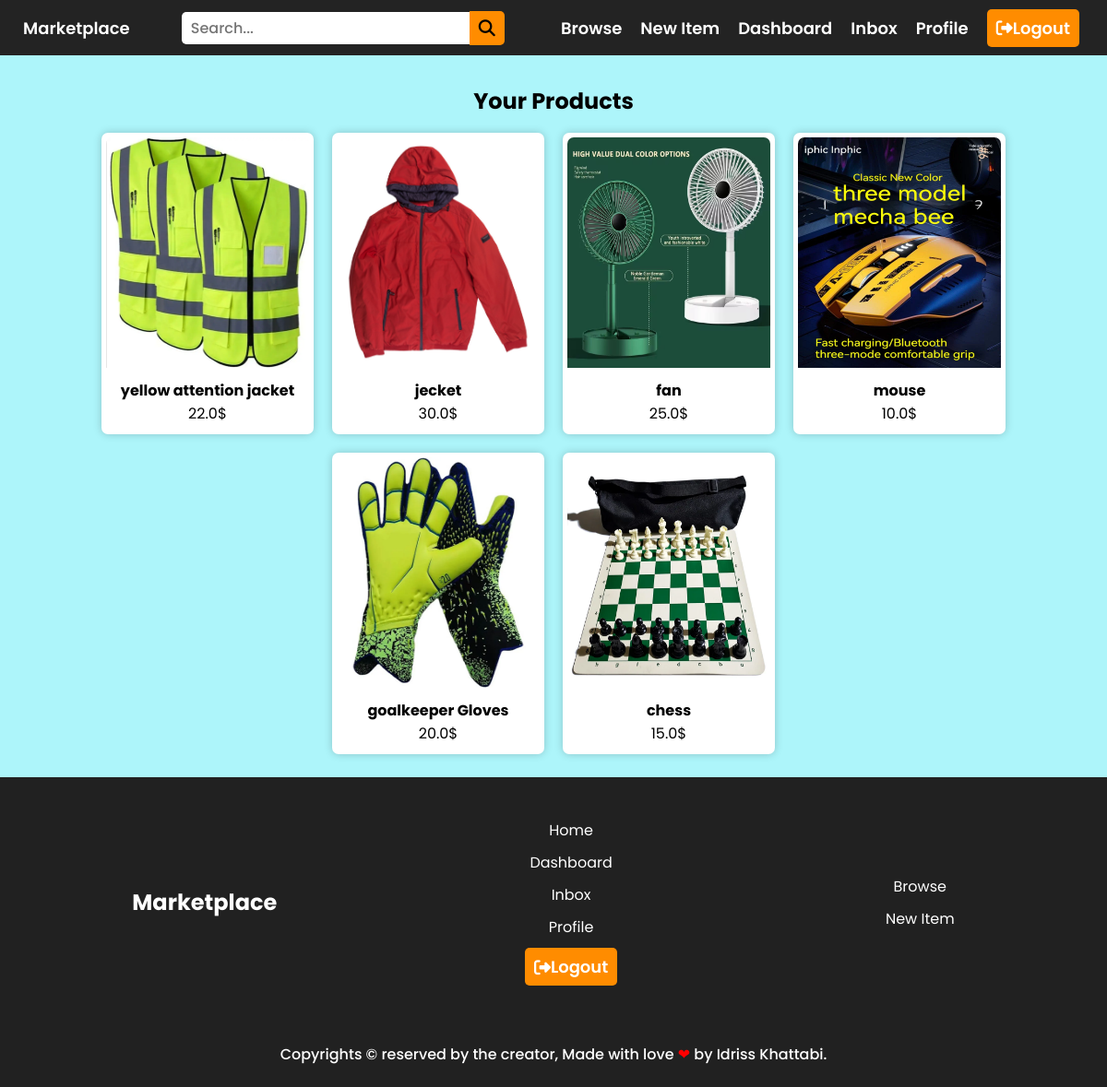
The page /dashboard/ (signed in) on the database its author committed.
### Item/models.py (models this page shows, shortened)
class Item(models.Model):
    category = models.ForeignKey(Category, related_name='items', on_delete=models.CASCADE)
    name = models.CharField(max_length=255)
    description = models.TextField(blank=True, null=True)
    price = models.FloatField()
    image = models.ImageField(upload_to='item_images', blank=True, null=True)
    is_sold = models.BooleanField(default=False)
    created_by = models.ForeignKey(User, related_name='items', on_delete=models.CASCADE)
    created_at = models.DateTimeField(auto_now_add=True)
    class Meta:
        ordering = ('-created_at',)

### Dashboard/views.py (the view)
# urls.py: path('', views.index, name='index'),
@login_required
def index(request):
    items = Item.objects.filter(created_by=request.user)
    context = {
        'products': items,
    }
    return render(request, 'dashboard/index.html', context)

### templates/dashboard/index.html (shortened to what this page needs)
{% extends 'base.html' %}
{% load static %}
{% block links %}
    <link rel="stylesheet" href="{% static 'css/product.css' %}">
{% endblock links %}
{% block content %}
{% include 'header.html' %}
<main class="flex-ctr-str">
    <div class=" flex-ctr-clm">
        {% if products.count == 0 %}
       <h2 class="no-items"> You Don't have any Product </h2>
        {% else %}
        <h2>Your Products </h2>
        {% endif %}
        <div class="flex-ctr-wr products">
            {% for product in products %}
               <div class="flex-ctr-clm product-container">
                    <a href="{% url 'item:detail' product.id %}" class="flex-ctr-clm product">
                        <div class="product-img-container">
                                <img src="{{ product.image.url }}" alt="{{ product.name }} image" class="product-img">
                        </div>
                        <div class="flex-ctr-clm product-info">
                            <h3>{{ product.name }}</h3>
                            <p>{{ product.price }}$</p>
                        </div>
                    </a>
               </div>
            {% endfor %}
        </div>
    </div>
</main>
{% include 'footer.html' %}
{% endblock content %}

### static/css/product.css (style rules this page uses)
main { padding: 0%; padding-bottom: 40px; background-color: rgb(173, 245, 250); }
.products { width: 100%; }
.product-container { width: 230px; margin: 10px; }
.product { border-radius: 7px; padding: 5px; background-color: rgb(255, 255, 255); box-shadow: 0 0 10px 0 rgba(0, 0, 0, 0.2); transition: 0.3s; cursor: pointer; width: 100%; }
.product-img-container { width: 100%; max-height: 270px; overflow: hidden; border-radius: 7px; }
.product-img { width: 100%; height: 250px; }
.product-info { padding: 5px; color: #000; }
.product-info p, .product-info h3 { margin: 0; padding: 0; }
.product-info h3 { font-size: 16px; }

### static/css/myCss-fm.css (style rules this page uses)
* { margin: 0; padding: 0; box-sizing: border-box; }
html, body { height: 100%; scroll-behavior: smooth; }
.flex-ctr-str { display: flex; align-items: flex-start; justify-content: center; }
.flex-ctr-wr { display: flex; align-items: center; justify-content: center; flex-wrap: wrap; }
.flex-ctr-clm { display: flex; flex-direction: column; align-items: center; justify-content: center; }
a { text-decoration: none; }

### static/css/style.css (style rules this page uses)
:root { --color1 : #212121; --color2 : #fff; --color3 : #ff9900; }
* { font-family: 'Poppins', sans-serif; }
body { overflow-x: hidden; position: relative; min-height: 100vh; }
main { padding: 25px 0 15px; min-height: 500px; background-color: rgb(173, 245, 250); }
p, h1, h2 { padding: 7px 5px; }
p { padding: 15px 0 10px; }

### rows shown on the page
Item: image (picture), name "yellow attention jacket", price "22.0"
Item: image (picture), name "jecket", price "30.0"
Item: image (picture), name "fan", price "25.0"
Item: image (picture), name "mouse", price "10.0"
Item: image (picture), name "goalkeeper Gloves", price "20.0"
Item: image (picture), name "chess", price "15.0"
